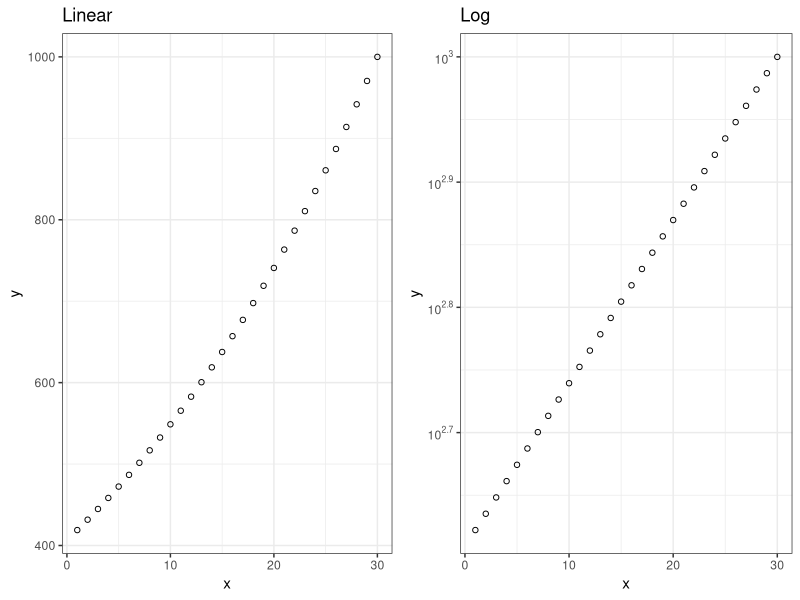

The R source for this figure:
require(tidyverse)
require(gridExtra)
require(scales)
library(purrr)

# Exponential ---------------------------------------------------------------------------------------
simulate.exponential <- 
  function(N, xRange = c(1,N), nReps, beta, maxMag, muErr, sdErr, errorType, ...){
    
    exp.data <- data.frame(x = rep(seq(xRange[1], xRange[2], length.out = N), nReps), y = NA)
    
    alpha <- maxMag/(exp(beta*xRange[2]))
    theta <- 0
    
    if(errorType %in% c("Mult", "mult", "Multiplicative", "multiplicative")){
      exp.data$y <- alpha*exp(beta*exp.data$x + rnorm(N*nReps, muErr, sdErr)) + theta
    } else { 
      if(errorType %in% c("Add", "add", "Additive", "additive")){
        exp.data$y <- alpha*exp(beta*exp.data$x) + theta + rnorm(N*nReps, muErr, sdErr)
      }
    }
    
    return(exp.data)
  }

# Quadratic ------------------------------------------------------------------------

simulate.quadratic <- 
  function(N, nReps, xRange = c(1,N), beta0, beta1, beta2, muErr, sdErr, ...){
    
    quad.data <- data.frame(x = rep(seq(xRange[1], xRange[2], length.out = N), nReps), y = NA)
    quad.data$y <- beta0 + beta1*quad.data$x + beta2*quad.data$x^2 + rnorm(N*nReps, muErr, sdErr)
    
    return(quad.data)
  }

# Overall Simulation Function ----------------------------------------------------------------

simulate.data <- 
  function(simulateFunction, ...){
    sim.data <- simulateFunction(...)
  }

# Trial -------------------------------------------------------------------

sim.data <- simulate.data(simulateFunction = simulate.exponential, 
                          N = 30, 
                          nReps = 1,
                          xRange = c(1,30), 
                          maxMag = 1000,
                          
                          # Exponential Parameters
                          beta = 0.03, 

                          # Quadratic Parameters
                          beta0 = 0,
                          beta1 = 0, 
                          beta2 = 0.1,
                          
                          muErr = 0, 
                          sdErr = 0,
                          errorType = "mult")

lin.plot <- sim.data %>%
  ggplot(aes(x = x, y = y)) +
  geom_point(shape = 1) +
  scale_color_brewer(palette = "Paired") +
  theme_bw() +
  ggtitle("Linear")

log.plot <- sim.data %>%
  ggplot(aes(x = x, y = y)) +
  geom_point(shape = 1) +
  scale_y_continuous(trans = "log10",
                     breaks = trans_breaks("log10", function(x) 10^x),
                     labels = trans_format("log10", math_format(10^.x))) +
  scale_color_brewer(palette = "Paired") +
  theme_bw() +
  ggtitle("Log")

grid.arrange(lin.plot, log.plot, ncol=2)

